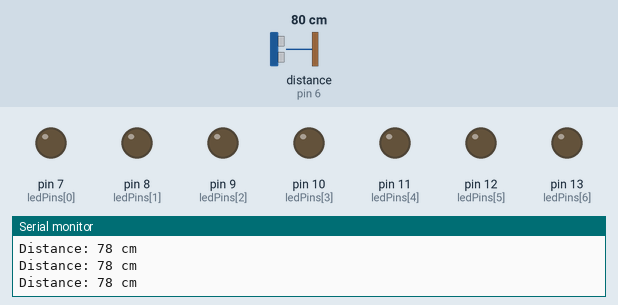
A sketch run on a simulated Arduino Uno, built with avr-gcc and run on an emulated ATmega328P. On the bench: output pins drawn as LEDs (lit = HIGH), the last lines printed to the serial monitor. Wiring (inferred from the names in the program): ultrasonic range finder: trigger pin 5; echo pin 6. Inputs (shaded band) come from the test bench; at power-on: distance to the obstacle (sensor on pin 6) 80 cm. The echo pulse lasts 58.3 µs per cm; pins used as bus, display or sensor lines are not drawn.

Above: at 1.2 s.
1.3 s: distance to the obstacle (sensor on pin 6) set to 61 cm
2.8 s: distance to the obstacle (sensor on pin 6) set to 51 cm
At 3.5 s:
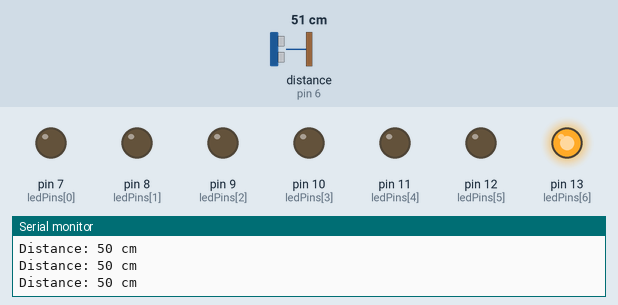
4.3 s: distance to the obstacle (sensor on pin 6) set to 45 cm
At 4.7 s:
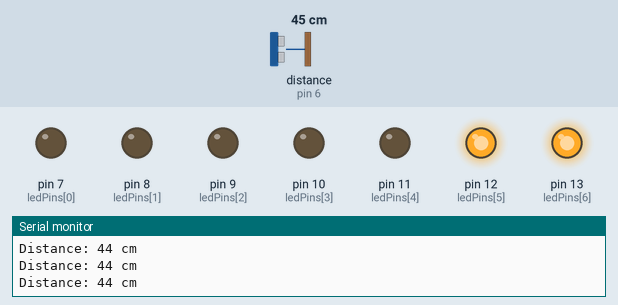
5.8 s: distance to the obstacle (sensor on pin 6) set to 36 cm
At 7.0 s:
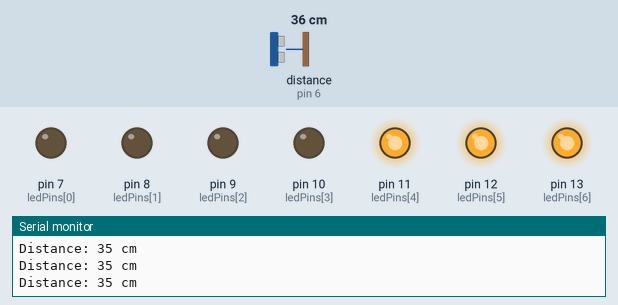
7.3 s: distance to the obstacle (sensor on pin 6) set to 2 cm
At 8.4 s:
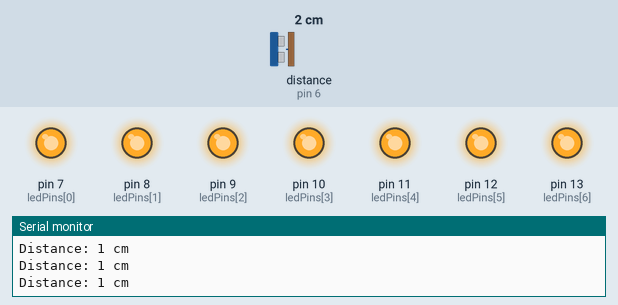
8.8 s: distance to the obstacle (sensor on pin 6) set to 18 cm
At 9.5 s:
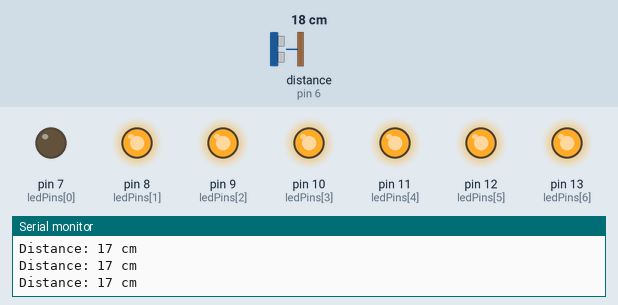
Timing chart, 0 to 11.3 s (numbered marks = the images above; inputs shaded):
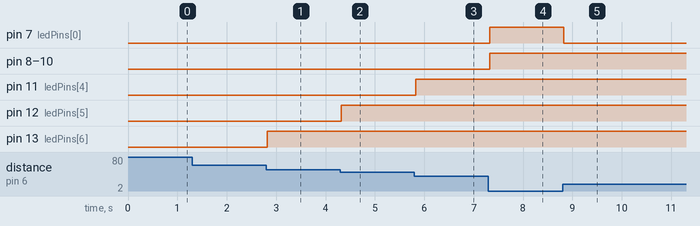

The sketch:

Proximity_sensor1.ino
```cpp
// Define the pins for the LEDs
const int ledPins[] = {7, 8, 9, 10, 11, 12, 13};

// Define the pins for the ultrasonic sensor
const int trigPin = 5;  // Trig pin connected to digital pin 5
const int echoPin = 6;  // Echo pin connected to digital pin 6

void setup() {
  // Set the LED pins as OUTPUT
  for (int i = 0; i < 8; i++) {
    pinMode(ledPins[i], OUTPUT);
  }

  // Set the ultrasonic sensor pins
  pinMode(trigPin, OUTPUT);
  pinMode(echoPin, INPUT);

  Serial.begin(9600);  // Initialize serial communication
}

void loop() {
 // Ultrasonic sensor code
  digitalWrite(trigPin, LOW);
  delayMicroseconds(2);
  digitalWrite(trigPin, HIGH);
  delayMicroseconds(10);
  digitalWrite(trigPin, LOW);

  long duration = pulseIn(echoPin, HIGH);
  int distance = duration * 0.034 / 2;

  Serial.print("Distance: ");
  Serial.print(distance);
  Serial.println(" cm");

 //Turn on LEDs sequentially as an object approaches
  for (int i = 0; i < 8; i++) {
    if (distance < (i + 1) * 8) {
      digitalWrite(ledPins[i], HIGH);
      // delay(5);
    } else {
      digitalWrite(ledPins[i-1], LOW);
      //delay(5);

    }


    }
    }
```

Measured:
- the behaviour switches between 57 and 56 cm on distance to the obstacle (sensor on pin 6) (found by bisection; images 0 and 1)
- the behaviour switches between 49 and 48 cm on distance to the obstacle (sensor on pin 6) (found by bisection; images 1 and 2)
- the behaviour switches between 41 and 40 cm on distance to the obstacle (sensor on pin 6) (found by bisection; images 2 and 3)
- after the input at 2.8 s, pin 13 (ledPins[6]): LOW → HIGH at once
- after the input at 4.3 s, pin 12 (ledPins[5]): LOW → HIGH at once
- after the input at 5.8 s, pin 11 (ledPins[4]): LOW → HIGH at once
- after the input at 7.3 s, pin 7 (ledPins[0]), pin 8 (ledPins[1]), pin 9 (ledPins[2]), pin 10 (ledPins[3]): LOW → HIGH at once
- after the input at 8.8 s, pin 7 (ledPins[0]): HIGH → LOW at once
